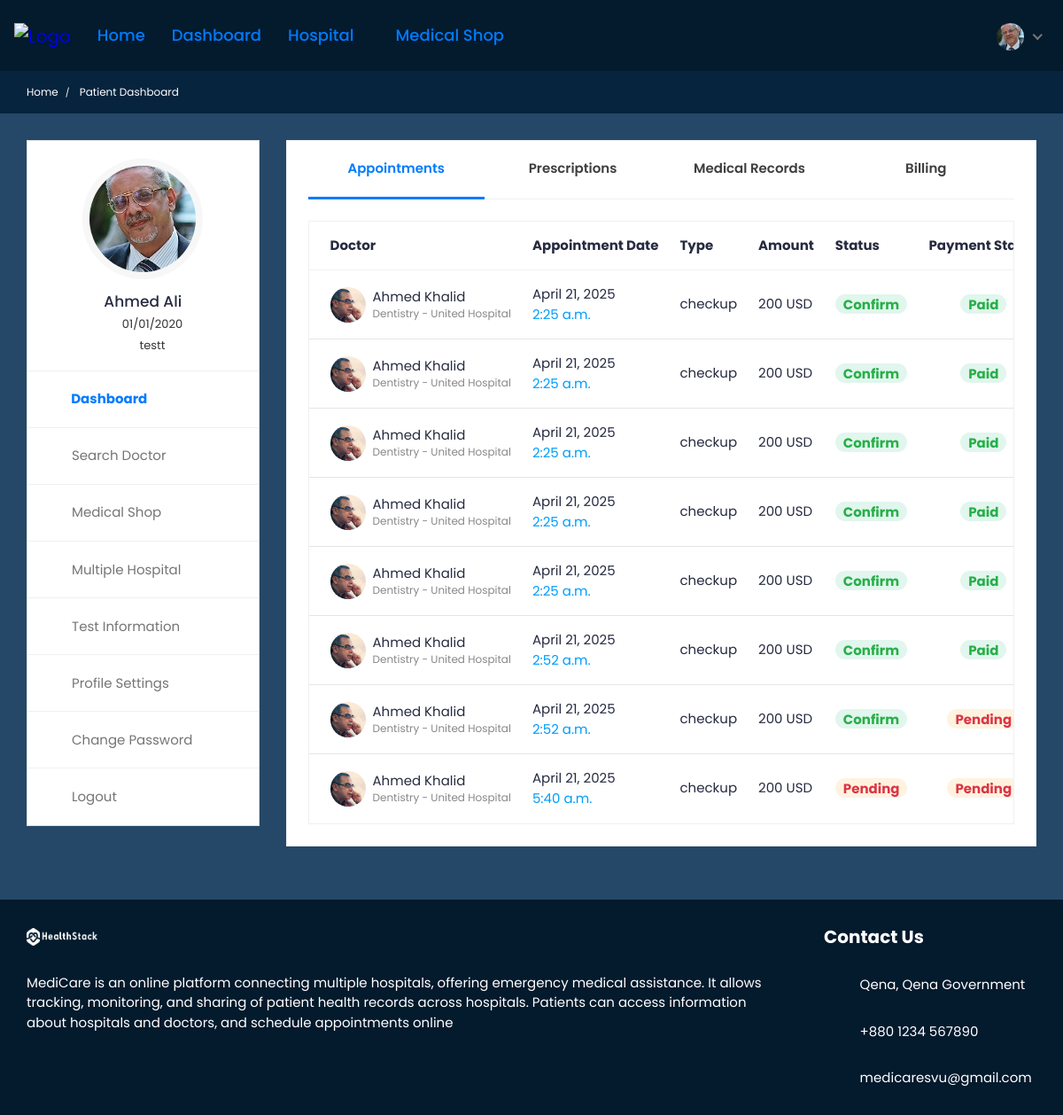
The app's page /patient-dashboard/ (signed in), older data.
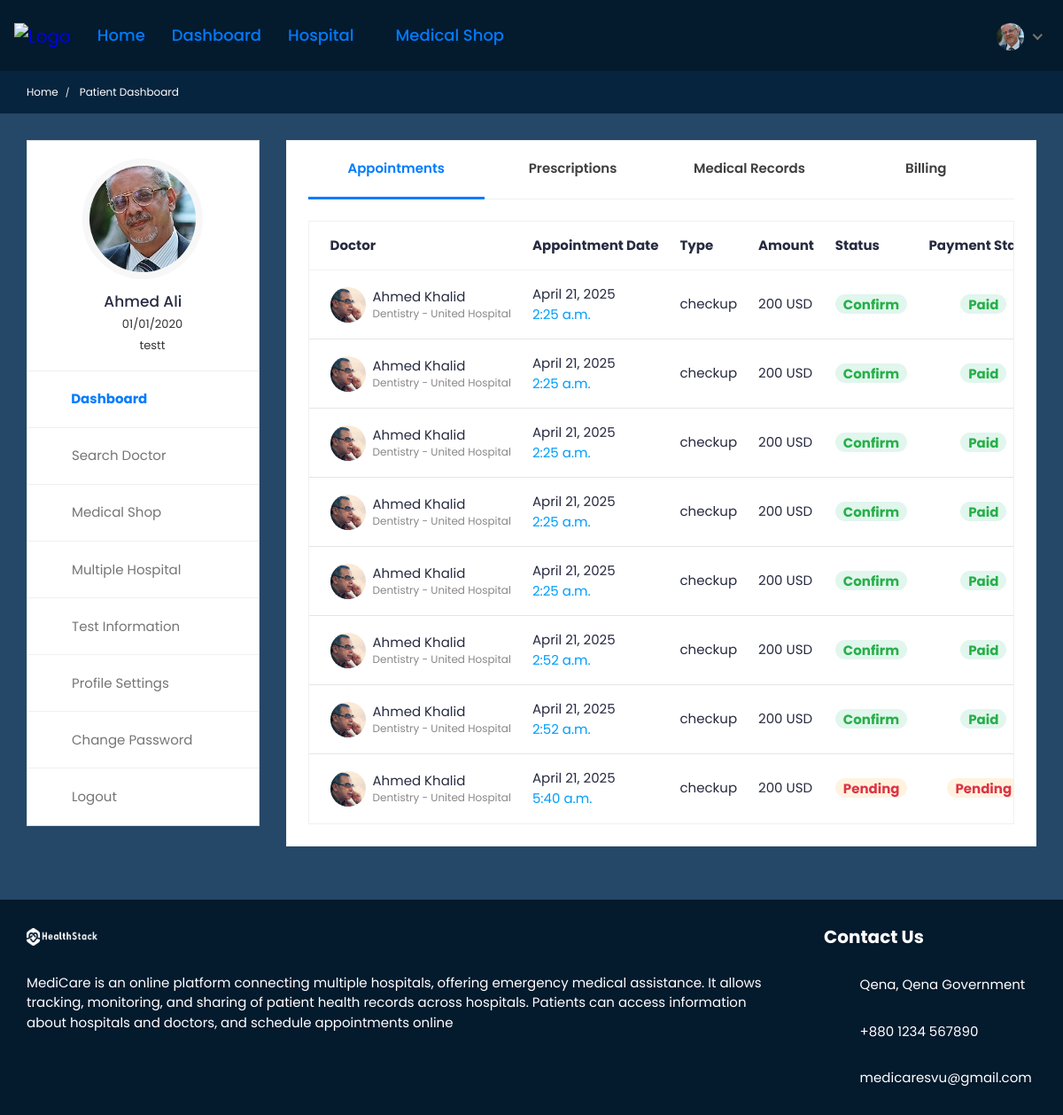
The same page, newer data.
### doctor/models.py (models this page shows, shortened)
class Appointment(models.Model):
    APPOINTMENT_TYPE = (
        ('report', 'report'),
        ('checkup', 'checkup'),
    )
    APPOINTMENT_STATUS = (
        ('pending', 'pending'),
        ('confirmed', 'confirmed'),
        ('cancelled', 'cancelled'),
    )
    PAYMENT_STATUS = (
        ('pending', 'pending'),
        ('confirmed', 'confirmed'),
        ('cancelled', 'cancelled'),
    )
    id = models.AutoField(primary_key=True)
    date = models.DateField(null=True, blank=True)
    time = models.TimeField(null=True, blank=True)
    doctor = models.ForeignKey(Doctor_Information, on_delete=models.CASCADE, null=True, blank=True)
    patient = models.ForeignKey(Patient, on_delete=models.CASCADE, null=True, blank=True)
    appointment_type = models.CharField(max_length=200, choices=APPOINTMENT_TYPE)
    appointment_status = models.CharField(max_length=200, choices=APPOINTMENT_STATUS)
    serial_number = models.CharField(max_length=200, null=True, blank=True)
    payment_status = models.CharField(max_length=200, choices=PAYMENT_STATUS,default='pending')
    transaction_id = models.CharField(max_length=255, null=True, blank=True)
    message = models.CharField(max_length=255, null=True, blank=True)

class Doctor_Information(models.Model):
    DOCTOR_TYPE = (
        ('Cardiologists', 'Cardiologists'),
        ('Neurologists', 'Neurologists'),
        ('Pediatricians', 'Pediatricians'),
        ('Physiatrists', 'Physiatrists'),
        ('Dermatologists', 'Dermatologists'),
    )
    doctor_id = models.AutoField(primary_key=True)
    user = models.OneToOneField(User, on_delete=models.CASCADE, null=True, blank=True, related_name='profile')
    name = models.CharField(max_length=200, null=True, blank=True)
    username = models.CharField(max_length=200, null=True, blank=True)
    gender = models.CharField(max_length=200, null=True, blank=True)
    description = models.TextField(max_length=1000, null=True, blank=True)
    department = models.CharField(max_length=200, choices=DOCTOR_TYPE, null=True, blank=True)
    department_name = models.ForeignKey(hospital_department, on_delete=models.SET_NULL, null=True, blank=True)
    specialization = models.ForeignKey(specialization, on_delete=models.SET_NULL, null=True, blank=True)
    featured_image = models.ImageField(upload_to='doctors/', default='doctors/user-default.png', null=True, blank=True)
    certificate_image = models.ImageField(upload_to='doctors_certificate/', default='doctors_certificate/default.png', null=True, blank=True)
    email = models.EmailField(max_length=200, null=True, blank=True)
    phone_number = models.CharField(max_length=200, null=True, blank=True)
    nid = models.CharField(max_length=200, null=True, blank=True)
    visiting_hour = models.CharField(max_length=200, null=True, blank=True)
    consultation_fee = models.IntegerField(null=True, blank=True)
    report_fee = models.IntegerField(null=True, blank=True)
    dob = models.CharField(max_length=200, null=True, blank=True)
    institute = models.CharField(max_length=200, null=True, blank=True)
    degree = models.CharField(max_length=200, null=True, blank=True)
    completion_year = models.CharField(max_length=200, null=True, blank=True)
    work_place = models.CharField(max_length=200, null=True, blank=True)
    designation = models.CharField(max_length=200, null=True, blank=True)
    start_year = models.CharField(max_length=200, null=True, blank=True)
    end_year = models.CharField(max_length=200, null=True, blank=True)
    register_status =  models.CharField(default='Pending',max_length=200, null=True, blank=True)
    hospital_name = models.ForeignKey(Hospital_Information, on_delete=models.SET_NULL, null=True, blank=True)
    def __str__(self):
        return str(self.user.username)

### hospital_admin/models.py (models this page shows)
class hospital_department(models.Model):
    hospital_department_id = models.AutoField(primary_key=True)
    hospital_department_name = models.CharField(max_length=200, null=True, blank=True)
    hospital = models.ForeignKey(Hospital_Information, on_delete=models.CASCADE, null=True, blank=True)
    featured_image = models.ImageField(upload_to='departments/', default='departments/default.png', null=True, blank=True)
    def __str__(self):
        val1 = str(self.hospital_department_name)
        val2 = str(self.hospital)
        val3 = val1 + ' - ' + val2
        return str(val3)

### hospital/models.py (models this page shows)
class Hospital_Information(models.Model):
    HOSPITAL_TYPE = (
        ('private', 'Private hospital'),
        ('public', 'Public hospital'),
    )
    hospital_id = models.AutoField(primary_key=True)
    name = models.CharField(max_length=200, null=True, blank=True)
    address = models.CharField(max_length=200, null=True, blank=True)
    featured_image = models.ImageField(upload_to='hospitals/', default='hospitals/default.png', null=True, blank=True)
    description = models.TextField(null=True, blank=True)
    email = models.EmailField(max_length=200, null=True, blank=True)
    phone_number = models.IntegerField(null=True, blank=True)
    hospital_type = models.CharField(max_length=200, choices=HOSPITAL_TYPE)
    general_bed_no = models.IntegerField(null=True, blank=True)
    available_icu_no = models.IntegerField(null=True, blank=True)
    regular_cabin_no = models.IntegerField(null=True, blank=True)
    emergency_cabin_no = models.IntegerField(null=True, blank=True)
    vip_cabin_no = models.IntegerField(null=True, blank=True)
    def __str__(self):
        return str(self.name)

### hospital/views.py (the view)
# urls.py: path('patient-dashboard/',views.patient_dashboard, name='patient-dashboard'),
@csrf_exempt
@login_required(login_url="login")
@cache_control(no_cache=True, must_revalidate=True, no_store=True)
def patient_dashboard(request):
    if request.user.is_patient:
        patient = Patient.objects.get(user=request.user)
        report = Report.objects.filter(patient=patient)
        prescription = Prescription.objects.filter(patient=patient).order_by('-prescription_id')
        appointments = Appointment.objects.filter(patient=patient).filter(Q(appointment_status='pending') | Q(appointment_status='confirmed'))
        payments = Paymentpal.objects.filter(patient=patient).filter(payment_type='appointment').filter(status='confirmed')
        context = {'patient': patient, 'appointments': appointments, 'payments': payments,'report':report,'prescription':prescription}
    else:
        return redirect('logout')
    return render(request, 'patient-dashboard.html', context)

### templates/patient-dashboard.html (shortened to what the changed rows need)
{% load static %}
<!DOCTYPE html>
<html lang="en">
  <head>
    <link
      rel="stylesheet"
      href="{% static 'HealthStack-System/css/Normal/bootstrap.min.css' %}"
    />
    <link
      rel="stylesheet"
      href="{% static 'HealthStack-System/plugins/Normal/fontawesome/css/fontawesome.min.css' %}"
    />
    <link
      rel="stylesheet"
      href="{% static 'HealthStack-System/plugins/Normal/fontawesome/css/all.min.css' %}"
    />
    <link
      rel="stylesheet"
      href="{% static 'HealthStack-System/css/Normal/style.css' %}"
    />
  </head>
  <body>
    <div class="main-wrapper">
      <div class="p-dashboard">
        <div class="container-fluid">
          <div class="row">
            <div class="col-md-7 col-lg-8 col-xl-9">
              <div class="card">
                <div class="card-body pt-0">
                  <div class="tab-content pt-0">
                    <div
                      id="pat_appointments"
                      class="tab-pane fade show active"
                    >
                      <div class="card card-table mb-0">
                        <div class="card-body">
                          <div class="table-responsive">
                            <table class="table table-hover table-center mb-0">
                              <thead>
                                <tr>
                                  <th>Doctor</th>
                                  <th>Appointment Date</th>
                                  <th>Type</th>
                                  <th>Amount</th>
                                  <th>Status</th>
                                  <th>Payment Status</th>
                                </tr>
                              </thead>
                              <tbody>
                                {% for appointment in appointments %}
                                <tr>
                                  <td>
                                    <h2 class="table-avatar">
                                      <a
                                        href="{% url 'doctor:doctor-profile' pk=appointment.doctor.doctor_id %}"
                                        class="avatar avatar-sm mr-2"
                                      >
                                        <img
                                          class="avatar-img rounded-circle"
                                          src="{{ appointment.doctor.featured_image.url }}"
                                          alt="User Image"
                                        />
                                      </a>
                                      <a href="{% url 'doctor:doctor-profile' pk=appointment.doctor.doctor_id %}"
                                        >{{ appointment.doctor.name }}
                                        <span
                                          >{{appointment.doctor.department_name}}</span
                                        ></a
                                      >
                                    </h2>
                                  </td>
                                  <td>
                                    {{appointment.date}}
                                    <span class="d-block text-info"
                                      >{{appointment.time}}</span
                                    >
                                  </td>
                                  <td>{{appointment.appointment_type}}</td>
                                  {% if appointment.appointment_type == 'checkup' %}
                                  <td>{{appointment.doctor.consultation_fee}} USD</td>
                                  {% else %}
                                  <td>{{appointment.doctor.report_fee}} USD</td>
                                  {% endif %}
                                  <td>
                                    {% if appointment.appointment_status == 'confirmed' %}
                                    <span class="badge badge-pill bg-success-light">Confirm</span>
                                    {% endif %}
                                  </td>
                                  <td class="text-center">
                                    {% if appointment.payment_status == 'pending' %}
                                    <span class="badge badge-pill bg-warning-light">Pending</span>
                                    {% endif %}
                                    {% if appointment.payment_status == 'confirmed' %}
                                    <span class="badge badge-pill bg-success-light">Paid</span>
                                    {% endif %}
                                  </td>
                                </tr>
                                {% endfor %}
                              </tbody>
                            </table>
                          </div>
                        </div>
                      </div>
                    </div>
                  </div>
                </div>
              </div>
            </div>
          </div>
        </div>
      </div>
      {% include 'footer.html' %}
    </div>

Row changes from the older to the newer data that the page shows:
changed Appointment (number 7 of 8 on the later page): text "Pending" → "Paid"
